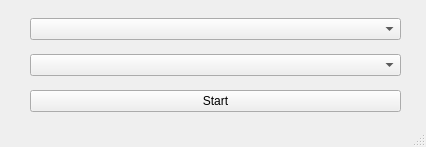
<?xml version="1.0" encoding="UTF-8"?>
<ui version="4.0">
 <class>MainWindow</class>
 <widget class="QMainWindow" name="MainWindow">
  <property name="geometry">
   <rect>
    <x>0</x>
    <y>0</y>
    <width>426</width>
    <height>147</height>
   </rect>
  </property>
  <property name="windowTitle">
   <string>PARASOL Launcher</string>
  </property>
  <property name="windowIcon">
   <iconset>
    <normaloff>launch_icon.png</normaloff>launch_icon.png</iconset>
  </property>
  <widget class="QWidget" name="centralwidget">
   <widget class="QWidget" name="verticalLayoutWidget">
    <property name="geometry">
     <rect>
      <x>30</x>
      <y>10</y>
      <width>371</width>
      <height>111</height>
     </rect>
    </property>
    <layout class="QVBoxLayout" name="verticalLayout">
     <item>
      <widget class="QComboBox" name="Function"/>
     </item>
     <item>
      <widget class="QComboBox" name="Mode"/>
     </item>
     <item>
      <widget class="QPushButton" name="StartButton">
       <property name="text">
        <string>Start</string>
       </property>
      </widget>
     </item>
    </layout>
   </widget>
  </widget>
  <widget class="QStatusBar" name="statusbar"/>
 </widget>
 <resources/>
 <connections/>
</ui>
